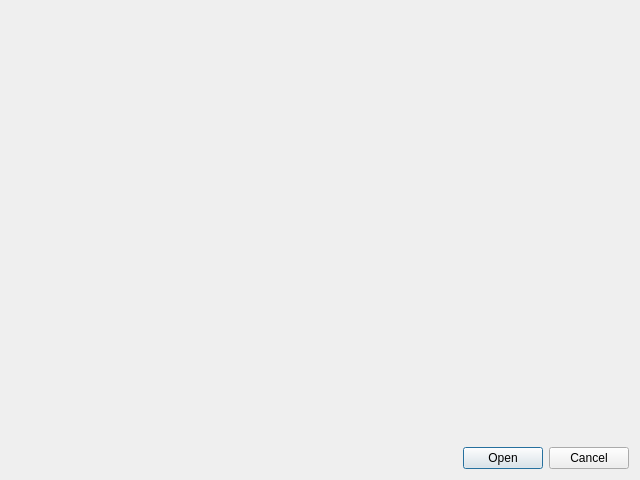
<?xml version="1.0" encoding="UTF-8"?>
<ui version="4.0">
 <class>OpenAssetDialog</class>
 <widget class="QDialog" name="OpenAssetDialog">
  <property name="windowModality">
   <enum>Qt::WindowModality::ApplicationModal</enum>
  </property>
  <property name="geometry">
   <rect>
    <x>0</x>
    <y>0</y>
    <width>640</width>
    <height>480</height>
   </rect>
  </property>
  <property name="windowTitle">
   <string>Open Asset</string>
  </property>
  <property name="modal">
   <bool>true</bool>
  </property>
  <layout class="QVBoxLayout" name="mainLayout">
   <item>
    <widget class="VadonEditor::UI::AssetBrowserWidget" name="assetBrowser" native="true"/>
   </item>
   <item>
    <widget class="QDialogButtonBox" name="buttonBox">
     <property name="orientation">
      <enum>Qt::Orientation::Horizontal</enum>
     </property>
     <property name="standardButtons">
      <set>QDialogButtonBox::StandardButton::Cancel|QDialogButtonBox::StandardButton::Open</set>
     </property>
    </widget>
   </item>
  </layout>
 </widget>
 <customwidgets>
  <customwidget>
   <class>VadonEditor::UI::AssetBrowserWidget</class>
   <extends>QWidget</extends>
   <header>VadonEditor/UI/Project/Asset/AssetBrowserWidget.hpp</header>
   <container>1</container>
   <slots>
    <signal>file_name_changed(QString)</signal>
   </slots>
  </customwidget>
 </customwidgets>
 <resources/>
 <connections>
  <connection>
   <sender>buttonBox</sender>
   <signal>accepted()</signal>
   <receiver>OpenAssetDialog</receiver>
   <slot>finalize_asset_open()</slot>
   <hints>
    <hint type="sourcelabel">
     <x>248</x>
     <y>254</y>
    </hint>
    <hint type="destinationlabel">
     <x>157</x>
     <y>274</y>
    </hint>
   </hints>
  </connection>
  <connection>
   <sender>buttonBox</sender>
   <signal>rejected()</signal>
   <receiver>OpenAssetDialog</receiver>
   <slot>reject()</slot>
   <hints>
    <hint type="sourcelabel">
     <x>316</x>
     <y>260</y>
    </hint>
    <hint type="destinationlabel">
     <x>286</x>
     <y>274</y>
    </hint>
   </hints>
  </connection>
  <connection>
   <sender>assetBrowser</sender>
   <signal>file_name_changed(QString)</signal>
   <receiver>OpenAssetDialog</receiver>
   <slot>asset_name_changed(QString)</slot>
   <hints>
    <hint type="sourcelabel">
     <x>319</x>
     <y>224</y>
    </hint>
    <hint type="destinationlabel">
     <x>319</x>
     <y>239</y>
    </hint>
   </hints>
  </connection>
 </connections>
 <slots>
  <slot>asset_name_changed(QString)</slot>
  <slot>finalize_asset_open()</slot>
 </slots>
</ui>
